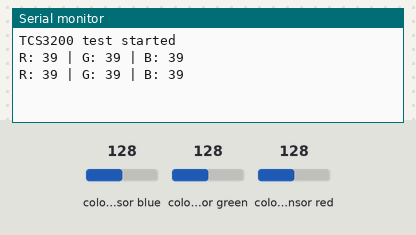
A sketch run on a simulated ESP32. Shown: the last lines printed to the serial monitor. Wiring (inferred from the names in the program): TCS3200 colour sensor: output GPIO 34; S2 GPIO 16; S3 GPIO 17; S0 GPIO 18; S1 GPIO 19. The test bench sets the inputs (shaded band); at power-on: colour sensor blue 128, colour sensor green 128, colour sensor red 128.

Above: at 2.2 s.
2.3 s: colour sensor blue set to 5
At 3.1 s:
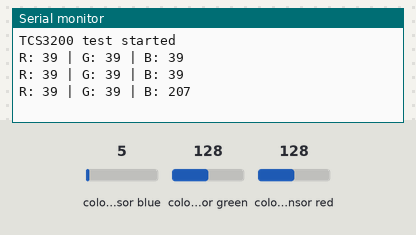
3.8 s: colour sensor green set to 5
At 4.8 s:
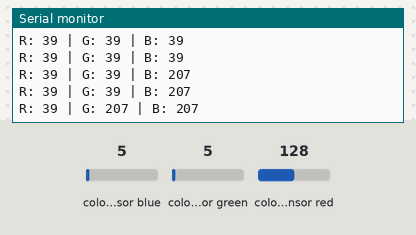
5.3 s: colour sensor red set to 5
At 6.3 s:
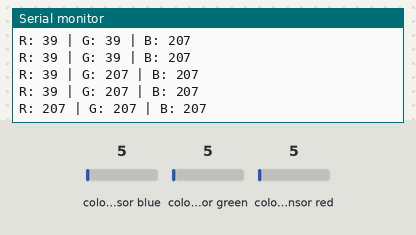

The sketch:

color-sensor-test.ino
```cpp
/*
 * BirTics WRO 2026
 * Single TCS3200 Color Sensor Test
 *
 * S0  = GPIO 18
 * S1  = GPIO 19
 * S2  = GPIO 16
 * S3  = GPIO 17
 * OUT = GPIO 34
 *
 * The sensor output is a frequency signal.
 * pulseIn() measures the LOW pulse duration.
 *
 * Frequency scaling:
 * S0 = LOW
 * S1 = HIGH
 * This configures 2% output-frequency scaling.
 */

#define S0 18
#define S1 19
#define S2 16
#define S3 17
#define SENSOR_OUT 34

unsigned long readColorPulse(bool s2State, bool s3State) {
  digitalWrite(S2, s2State);
  digitalWrite(S3, s3State);

  delay(80);

  return pulseIn(SENSOR_OUT, LOW, 200000);
}

void setup() {
  Serial.begin(115200);
  delay(1000);

  pinMode(S0, OUTPUT);
  pinMode(S1, OUTPUT);
  pinMode(S2, OUTPUT);
  pinMode(S3, OUTPUT);
  pinMode(SENSOR_OUT, INPUT);

  // 2% frequency scaling for easier measurement
  digitalWrite(S0, LOW);
  digitalWrite(S1, HIGH);

  Serial.println("TCS3200 test started");
}

void loop() {
  unsigned long red = readColorPulse(LOW, LOW);
  unsigned long blue = readColorPulse(LOW, HIGH);
  unsigned long green = readColorPulse(HIGH, HIGH);

  Serial.print("R: ");
  Serial.print(red);

  Serial.print(" | G: ");
  Serial.print(green);

  Serial.print(" | B: ");
  Serial.println(blue);

  delay(500);
}
```

Measured:
- after the input at 2.3 s, the serial monitor: prints a new line after 0.42 s (image 1)
- after the input at 3.8 s, the serial monitor: prints a new line after 0.40 s (image 2)
- after the input at 5.3 s, the serial monitor: prints a new line after 0.39 s (image 3)
